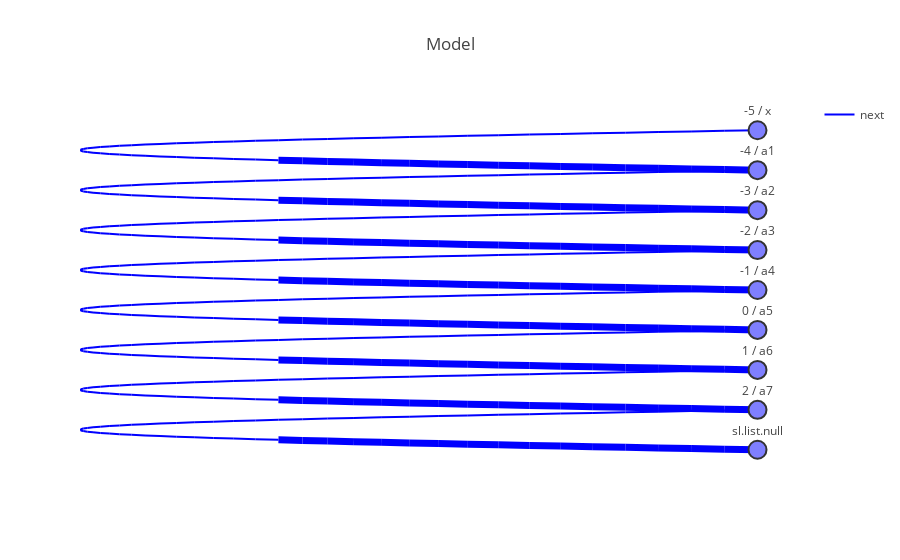

This figure's notebook cell:
### Markdown cell above
Let's plot the model to make it easier to figure out what's going on here!

### Code cell
iplot(m)

### Figure 1 — Plotly figure (JSON) as saved in the notebook; plotly's stock layout.template omitted (floating-point values rounded to 4 significant figures; data arrays with more than 128 entries replaced by an {"elided": "..."} marker saying what was removed)
{"data": [{"hoverinfo": "none", "line": {"color": "red", "width": 2}, "mode": "lines", "name": "left", "showlegend": true, "textposition": "top", "type": "scatter", "x": [], "y": []}, {"hoverinfo": "none", "line": {"color": "red", "width": 7}, "mode": "lines", "showlegend": false, "type": "scatter", "x": [], "y": []}, {"hoverinfo": "none", "line": {"color": "green", "width": 2}, "mode": "lines", "name": "right", "showlegend": true, "textposition": "top", "type": "scatter", "x": [], "y": []}, {"hoverinfo": "none", "line": {"color": "green", "width": 7}, "mode": "lines", "showlegend": false, "type": "scatter", "x": [], "y": []}, {"hoverinfo": "none", "line": {"color": "blue", "width": 2}, "mode": "lines", "name": "next", "showlegend": true, "textposition": "top", "type": "scatter", "x": {"elided": "1152 float values"}, "y": {"elided": "1152 float values"}}, {"hoverinfo": "none", "line": {"color": "blue", "width": 7}, "mode": "lines", "showlegend": false, "type": "scatter", "x": {"elided": "384 float values"}, "y": {"elided": "384 float values"}}, {"hoverinfo": "text", "marker": {"color": "rgb(127,127,255)", "line": {"color": "rgb(50,50,50)", "width": 2}, "size": 18, "symbol": "dot"}, "mode": "markers+text", "showlegend": false, "text": ["-3 / a2", "-2 / a3", "-1 / a4", "0 / a5", "1 / a6", "2 / a7", "sl.list.null", "-5 / x", "-4 / a1"], "textposition": "top", "type": "scatter", "x": [1, 1, 1, 1, 1, 1, 1, 1, 1], "y": [-5, -7, -9, -11, -13, -15, -17, -1, -3]}], "layout": {"font": {"size": 12}, "hovermode": "closest", "title": "Model", "xaxis": {"showgrid": false, "showticklabels": false, "zeroline": false}, "yaxis": {"showgrid": false, "showticklabels": false, "zeroline": false}}}
